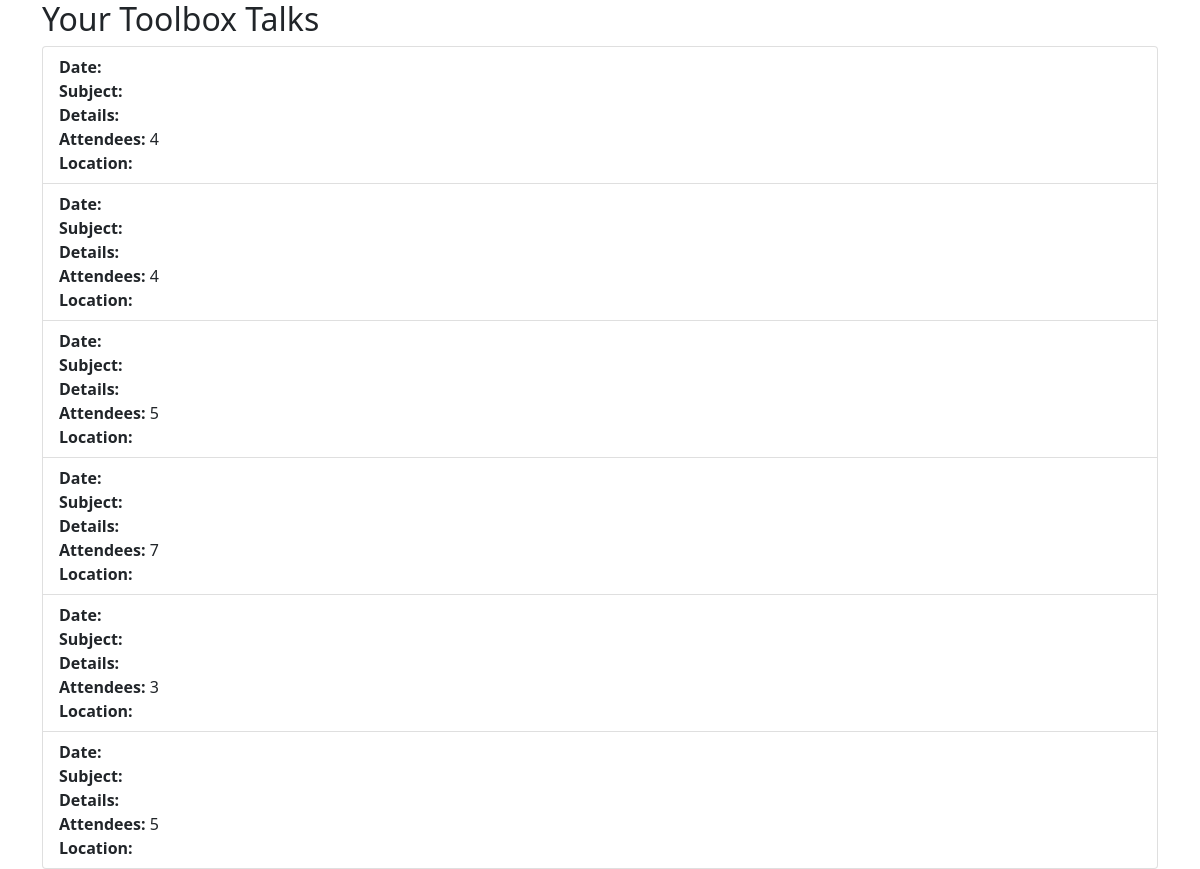
The page /forms/toolbox_talk/list/ (signed in) on the database its author committed.
### forms/models.py (models this page shows)
class ToolboxTalkForm(models.Model):
    JOB_DESCRIPTION_CHOICES = [
        ('Corrective', 'Corrective'),
        ('Preventive', 'Preventive'),
        ('Installation', 'Installation'),
        ('Bolting', 'Bolting'),
    ]
    user = models.ForeignKey(User, on_delete=models.CASCADE)
    date = models.DateField(default=timezone.now)
    toolbox_talk = models.IntegerField(default=1)
    omc = models.CharField(max_length=255, choices=WorkCompletionForm.OMC_CHOICES, default='Goil')
    site_name = models.CharField(max_length=255)
    Job_description = models.CharField(max_length=255, choices=JOB_DESCRIPTION_CHOICES, default='Corrective')
    attendees = models.IntegerField()
    image = models.ImageField(upload_to='toolbox_talk_images/', null=True, blank=True)
    latitude = models.DecimalField(max_digits=9, decimal_places=6, null=True, blank=True)
    longitude = models.DecimalField(max_digits=9, decimal_places=6, null=True, blank=True)

### forms/views.py (the view)
# urls.py: path('toolbox_talk/list/', toolbox_talk_list, name='toolbox_talk_list'),
@login_required
def toolbox_talk_list(request):
    forms = ToolboxTalkForm.objects.filter(user=request.user)
    return render(request, 'forms/toolbox_talk_list.html', {'forms': forms})

### templates/forms/toolbox_talk_list.html (shortened to what this page needs)
{% load static %}
<!DOCTYPE html>
<html lang="en">
<head>
    <link rel="stylesheet" href="{% static 'css/bootstrap.min.css' %}">
</head>
<body>
    <div class="container">
        <h2>Your Toolbox Talks</h2>
        <ul class="list-group">
            {% for form in forms %}
            <li class="list-group-item">
                <strong>Date:</strong> {{ form.talk_date }} <br>
                <strong>Subject:</strong> {{ form.subject }} <br>
                <strong>Details:</strong> {{ form.details }} <br>
                <strong>Attendees:</strong> {{ form.attendees }} <br>
                <strong>Location:</strong> {{ form.location }} <br>
            </li>
            {% endfor %}
        </ul>
    </div>
</body>
</html>

### rows shown on the page
ToolboxTalkForm: attendees "4"
ToolboxTalkForm: attendees "4"
ToolboxTalkForm: attendees "5"
ToolboxTalkForm: attendees "7"
ToolboxTalkForm: attendees "3"
ToolboxTalkForm: attendees "5"
